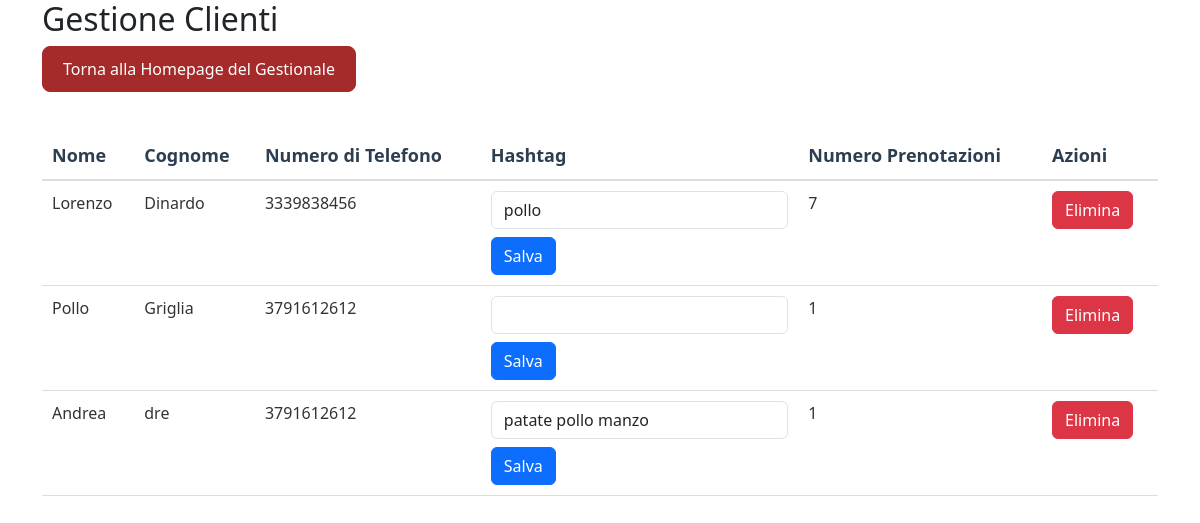
/gestionale/clienti/ (signed in), run on the app's committed database.
### gestionale/models.py (models this page shows, shortened)
class Customer(models.Model):
    first_name = models.CharField(max_length=100)
    last_name = models.CharField(max_length=100)
    phone_number = models.CharField(max_length=20)
    hashtag = models.CharField(max_length=100, blank=True, null=True, default="")
    numero_prenotazioni = models.IntegerField(default=0)

### gestionale/views.py (the view)
# urls.py: path('clienti/', views.clienti, name='clienti'),
@login_required
def clienti(request):
    customers = Customer.objects.all().order_by('last_name', 'first_name')
    hashtags = (
        Customer.objects
        .exclude(hashtag="")
        .values_list('hashtag', flat=True)
    )
    unique_hashtags = set(tag.strip() for tags in hashtags for tag in tags.split(',') if tag.strip())
    return render(request, 'gestionale/clienti.html', {
        'customers': customers,
        'unique_hashtags': unique_hashtags,
    })

### gestionale/templates/gestionale/clienti.html (shortened to what this page needs)
{% extends "base.html" %}
{% load static %}
{% block css_files %}
    <link rel="stylesheet" href="{% static 'gestionale/shared.css' %}">
{% endblock %}
{% block content %}
<div class="container">
    <h2>Gestione Clienti</h2>
    <a href="{% url 'gestionale:gestionale' %}" class="back-to-home">Torna alla Homepage del Gestionale</a>
    <table class="table">
        <thead>
            <tr>
                <th>Nome</th>
                <th>Cognome</th>
                <th>Numero di Telefono</th>
                <th>Hashtag</th>
                <th>Numero Prenotazioni</th>
                <th>Azioni</th>
            </tr>
        </thead>
        <tbody>
            {% for customer in customers %}
                <tr>
                    <td>{{ customer.first_name }}</td>
                    <td>{{ customer.last_name }}</td>
                    <td>{{ customer.phone_number }}</td>
                    <td>
                        <form method="post" action="{% url 'gestionale:update_hashtag' customer.id %}">
                            <input type="text" id="hashtag_{{ customer.id }}" name="hashtag"
                                   value="{{ customer.hashtag }}" class="form-control"
                                   list="suggested-hashtags"
                                   oninput="validateHashtagCount(this)" />
                            <button type="submit" class="btn btn-primary mt-2">Salva</button>
                        </form>
                    </td>
                    <td>{{ customer.numero_prenotazioni }}</td>
                    <td>
                        <a href="{% url 'gestionale:delete_customer' customer.id %}" class="btn btn-danger">Elimina</a>
                    </td>
                </tr>
            {% endfor %}
        </tbody>
    </table>
</div>
{% endblock %}

### static/gestionale/shared.css (style rules this page uses)
.nav-button, .back-to-home { padding: 10px 20px; border: 1px solid #a52a2a; border-radius: 8px; background-color: #a52a2a; color: #fff; font-size: 16px; text-decoration: none; font-weight: 500; transition: background-color 0.3s ease; }
.back-to-home { margin-bottom: 20px; display: inline-block; }
.table { width: 100%; border-collapse: collapse; margin-top: 20px; }
.table thead th { font-weight: 600; font-size: 18px; color: #2c3e50; border-bottom: 2px solid #ddd; text-align: left; padding: 10px; }
.table tbody td { padding: 10px; border-bottom: 1px solid #ddd; font-size: 16px; color: #333; }

### data on the page
Customer: first_name "Lorenzo", last_name "Dinardo", phone_number "3339838456", hashtag "pollo", numero_prenotazioni "7"
Customer: first_name "Pollo", last_name "Griglia", phone_number "3791612612", numero_prenotazioni "1"
Customer: first_name "Andrea", last_name "dre", phone_number "3791612612", hashtag "patate pollo manzo", numero_prenotazioni "1"
